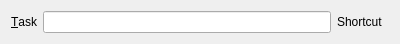
<?xml version="1.0" encoding="UTF-8"?>
<ui version="4.0">
 <class>RakeAddQuickTaskWidget</class>
 <widget class="QWidget" name="RakeAddQuickTaskWidget">
  <property name="geometry">
   <rect>
    <x>0</x>
    <y>0</y>
    <width>400</width>
    <height>41</height>
   </rect>
  </property>
  <property name="windowTitle">
   <string>Form</string>
  </property>
  <layout class="QHBoxLayout" name="horizontalLayout">
   <item>
    <widget class="QLabel" name="label">
     <property name="text">
      <string>&amp;Task</string>
     </property>
     <property name="buddy">
      <cstring>task</cstring>
     </property>
    </widget>
   </item>
   <item>
    <widget class="KLineEdit" name="task"/>
   </item>
   <item>
    <widget class="QLabel" name="label_2">
     <property name="text">
      <string>Shortcut</string>
     </property>
    </widget>
   </item>
   <item>
    <widget class="KKeySequenceWidget" name="shortcut"/>
   </item>
  </layout>
 </widget>
 <customwidgets>
  <customwidget>
   <class>KKeySequenceWidget</class>
   <extends>QWidget</extends>
   <header>kkeysequencewidget.h</header>
  </customwidget>
  <customwidget>
   <class>KLineEdit</class>
   <extends>QLineEdit</extends>
   <header>klineedit.h</header>
  </customwidget>
 </customwidgets>
 <tabstops>
  <tabstop>task</tabstop>
 </tabstops>
 <resources/>
 <connections/>
</ui>
